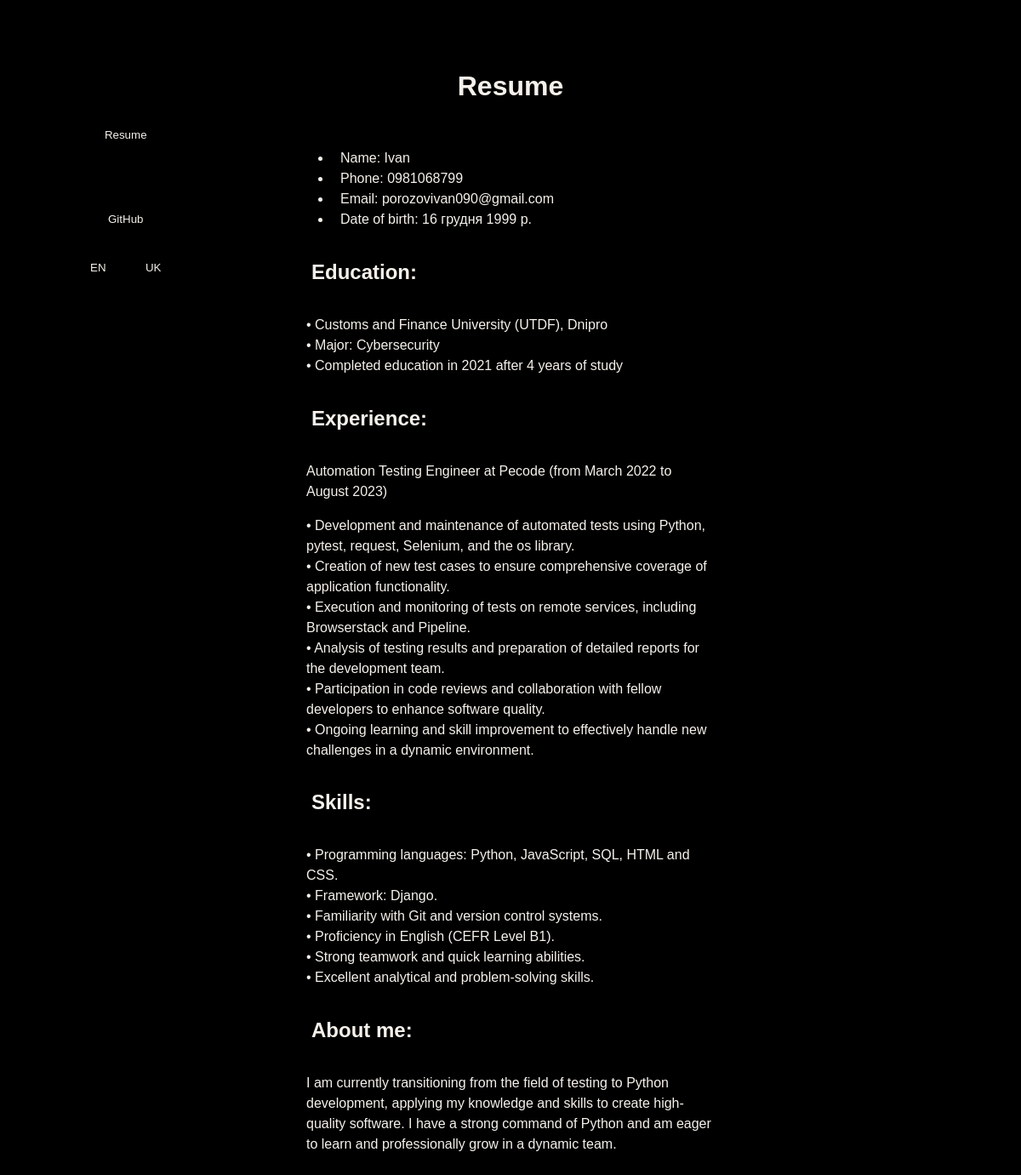
/uk/, run on an earlier commit of the app's database.
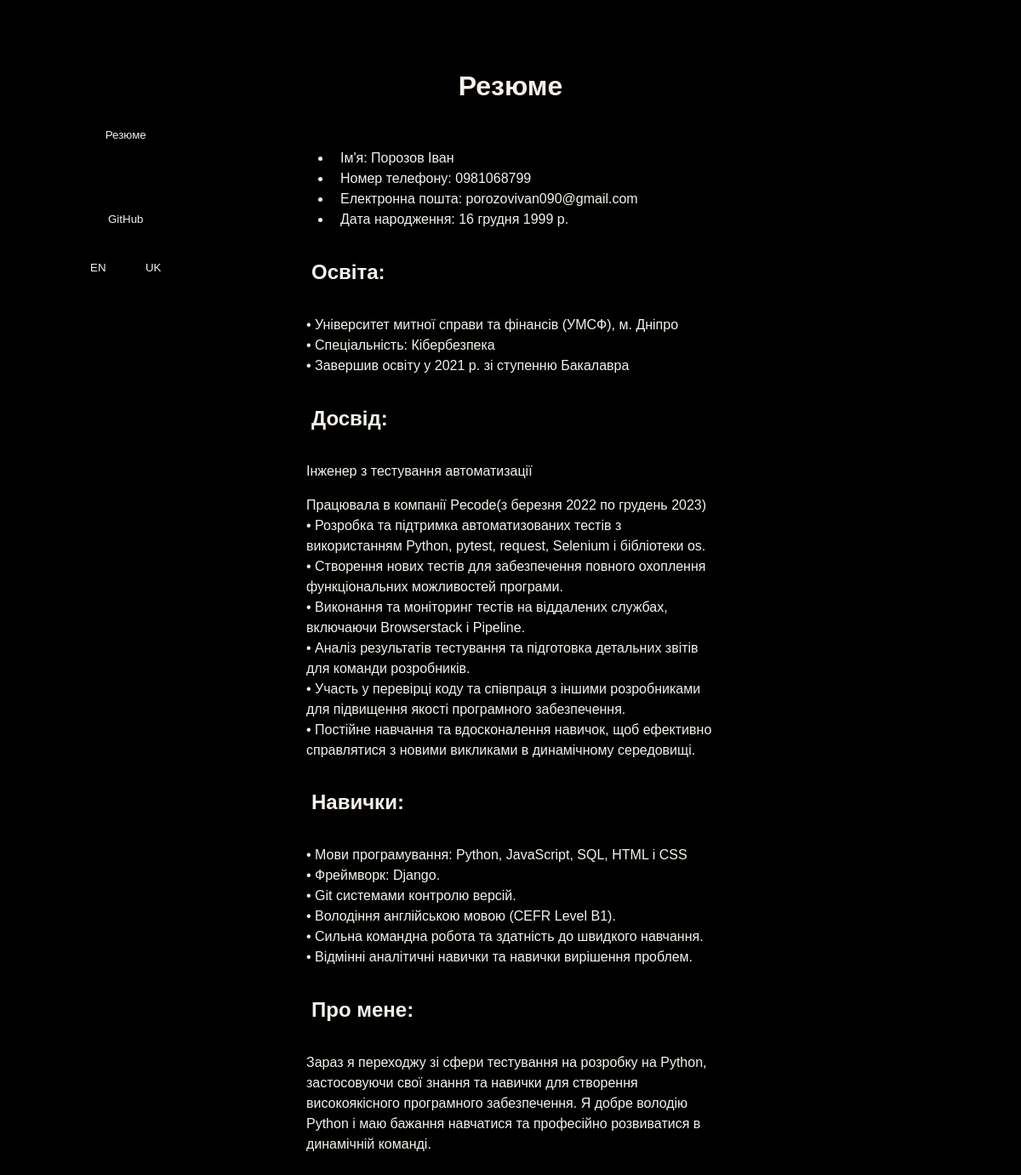
And on a later commit of the database.
### face/models.py (models this page shows, shortened)
class Headers(models.Model):
    resume = models.CharField(max_length=20)
    name = models.CharField(max_length=20)
    phone = models.CharField(max_length=20)
    email = models.CharField(max_length=20)
    date_of_birth = models.CharField(max_length=20)
    education = models.CharField(max_length=20)
    experience = models.CharField(max_length=20)
    skills = models.CharField(max_length=20)
    about_me = models.CharField(max_length=20)
    projects = models.CharField(max_length=20)
    site_code_in_github = models.CharField(max_length=20)
    description = models.CharField(max_length=20)
    features = models.CharField(max_length=20)
    technologies = models.CharField(max_length=20)
    goal = models.CharField(max_length=20)
    project_link = models.CharField(max_length=20)
    enter_link_to_shorten = models.CharField(max_length=50)
    leave_feedback = models.CharField(max_length=20)
    change_language = models.CharField(max_length=20)
    footer = models.TextField()
    reduce = models.CharField(max_length=20)
    submit_comment = models.CharField(max_length=20)
    text_encryption = models.CharField(max_length=20)
    key = models.CharField(max_length=20)
    message = models.CharField(max_length=20)
    encrypt = models.CharField(max_length=35)
    actions = models.CharField(max_length=35)
    company = models.CharField(max_length=35)
    shortened_link = models.CharField(max_length=35)

class Resume(models.Model):
    name = models.CharField(max_length=255)
    phone = models.CharField(max_length=20)
    email = models.EmailField()
    date_of_birth = models.DateField()
    education = models.TextField()
    work_experience = models.TextField()
    skills = models.TextField()
    about_me = models.TextField()
    description = models.TextField()
    technologies = models.TextField()
    encrypt_text = models.TextField()

### face/views.py (the view)
# urls.py: path("", views.index, name='resume'),
def index(request):
    resume_data = Resume.objects.first()
    headers_data = Headers.objects.first()
    return render(request, 'resume.html', {'resume_data': resume_data, 'headers_data': headers_data})

### face/templates/resume.html (shortened to what this page needs)
{% extends 'base.html' %}
{% block text_header %}{{ headers_data.resume }}{% endblock %}
{% block content %}
<div class="main-info">
    <ul>
        <li>{{ headers_data.name }}: {{ resume_data.name }}</li>
        <li>{{ headers_data.phone }}: {{ resume_data.phone }}</li>
        <li>{{ headers_data.email }}: {{ resume_data.email }}</li>
        <li>{{ headers_data.date_of_birth }}: {{ resume_data.date_of_birth }}</li>
    </ul>
</div>
<div class="education">
    <h2>{{ headers_data.education }}:</h2>
    {{ resume_data.education | linebreaks | safe }}
</div>
 <div class="experience">
    <h2>{{ headers_data.experience }}:</h2>
    {{ resume_data.work_experience | linebreaks | safe }}
</div>
 <div class="skills">
    <h2>{{ headers_data.skills }}:</h2>
    {{ resume_data.skills | linebreaks | safe }}
</div>
<div class="about-me">
    <h2>{{ headers_data.about_me }}:</h2>
    <p>{{ resume_data.about_me | linebreaks | safe }}</p>
</div>
{% endblock %}

### face/templates/base.html (shortened to what this page needs)
<!DOCTYPE html>
{% load static %}
{% load i18n %}
<link href="https://fonts.cdnfonts.com/css/montserrat" rel="stylesheet">
<main>
<html>
<head>
    <link rel="stylesheet" href="{% static 'css/styles.css' %}" />
    <title>{% block title %}Home page{% endblock %}</title>
</head>
<body>
    <header class="main-header">
        <div class="header-content">
            <h1 class="title">{% block text_header %}Home page{% endblock %}</h1>
        </div>
    </header>
    <div class="button-container">
        <a href="/"><button class="button">{{ headers_data.resume }}</button></a>
        <div class="dropdown">
        <button>{{ headers_data.actions }}</button>
        </div>
        <a href="https://github.com/Infinity228007/Site_Resume"><button class="button">GitHub</button></a>
        <form action="{% url 'set_language' %}" method="post">
            <button type="submit" name="language" value="en" {% if LANGUAGE_CODE == "en" %}disabled{% endif %}>
                EN
            </button>
            <button type="submit" name="language" value="uk" {% if LANGUAGE_CODE == "uk" %}disabled{% endif %}>
                UK
            </button>
        </form>
    </div>
    <div class="main-content">
        {% block content %}{% endblock %}
    </div>
</body>
</html>
</main>

### face/static/css/styles.css (style rules this page uses)
*, *::before, *::after { box-sizing: border-box; }
title { display: flex; justify-content: center; align-items: center; height: 100vm; }
body, section { background-color: black; margin-left: 150px; margin-right: 150px; }
main { font-family: 'Montserrat', sans-serif; flex: 1; padding-top: 20px; padding-bottom: 20px; padding-left: 200px; padding-right: 200px; position: relative; }
h1, h2 { padding: 1rem; color: #F6F1EB; }
li, p { color: #F6F1EB; padding-left: 10px; padding-right: 10px; line-height: 1.5; }
input, button { font-family: inherit; line-height: inherit; color: inherit; border: 0; padding: 1rem; }
.main-header { text-align: center; }
.header-content { display: flex; align-items: center; justify-content: center; height: 100%; }
.button-container { display: flex; flex-direction: column; align-items: center; justify-content: center; position: fixed; top: 130px; left: 10px; margin-left: 75px; }
.skills { color: #F6F1EB; }
.education { color: #F6F1EB; }
.experience { color: #F6F1EB; }

### face/templates/base.html (style rules this page uses)
.dropdown { position: relative; display: inline-block; }

What changed in the data, as far as the page shows it:
changed Headers: resume "Resume" → "Резюме"; name "Name" → "Ім'я"; phone "Phone" → "Номер телефону"; email "Email" → "Електронна пошта"; date_of_birth "Date of birth" → "Дата народження"; education "Education" → "Освіта"; experience "Experience" → "Досвід"; skills "Skills" → "Навички"; about_me "About me" → "Про мене"
changed Resume "porozovivan090@gmail.com": name "Ivan" → "Порозов Іван"; education "• Customs and Finance University (UTDF), Dnipro • Major: Cybersecurity • Completed education in 2021 after 4 years of study" → "• Університет митної справи та фінансів (УМСФ), м. Дніпро • Спеціальність: Кібербезпека • Завершив освіту у 2021 р. зі ступенню Бакалавра"; work_experience "Automation Testing Engineer at Pecode (from March 2022 to August 2023) • Development and maintenance of automated tests using Python, pytest, request, Selenium, and the os library. • Creation of new test cases to ensure comprehensive coverage of application functionality. • Execution and monitoring of tests on remote services, including Browserstack and Pipeline. • Analysis of testing results and preparation of detailed reports for the development team. • Participation in code reviews and collaboration with fellow developers to enhance software quality. • Ongoing learning and skill improvement to effectively handle new challenges in a dynamic environment." → "Інженер з тестування автоматизації Працювала в компанії Pecode(з березня 2022 по грудень 2023) • Розробка та підтримка автоматизованих тестів з використанням Python, pytest, request, Selenium і бібліотеки os. • Створення нових тестів для забезпечення повного охоплення функціональних можливостей програми. • Виконання та моніторинг тестів на віддалених службах, включаючи Browserstack і Pipeline. • Аналіз результатів тестування та підготовка детальних звітів для команди розробників. • Участь у перевірці коду та співпраця з іншими розробниками для підвищення якості програмного забезпечення. • Постійне навчання та вдосконалення навичок, щоб ефективно справлятися з новими викликами в динамічному…"; skills "• Programming languages: Python, JavaScript, SQL, HTML and CSS. • Framework: Django. • Familiarity with Git and version control systems. • Proficiency in English (CEFR Level B1). • Strong teamwork and quick learning abilities. • Excellent analytical and problem-solving skills." → "• Мови програмування: Python, JavaScript, SQL, HTML і CSS • Фреймворк: Django. • Git системами контролю версій. • Володіння англійською мовою (CEFR Level B1). • Сильна командна робота та здатність до швидкого навчання. • Відмінні аналітичні навички та навички вирішення проблем."; about_me "I am currently transitioning from the field of testing to Python development, applying my knowledge and skills to create high-quality software. I have a strong command of Python and am eager to learn and professionally grow in a dynamic team." → "Зараз я переходжу зі сфери тестування на розробку на Python, застосовуючи свої знання та навички для створення високоякісного програмного забезпечення. Я добре володію Python і маю бажання навчатися та професійно розвиватися в динамічній команді."
